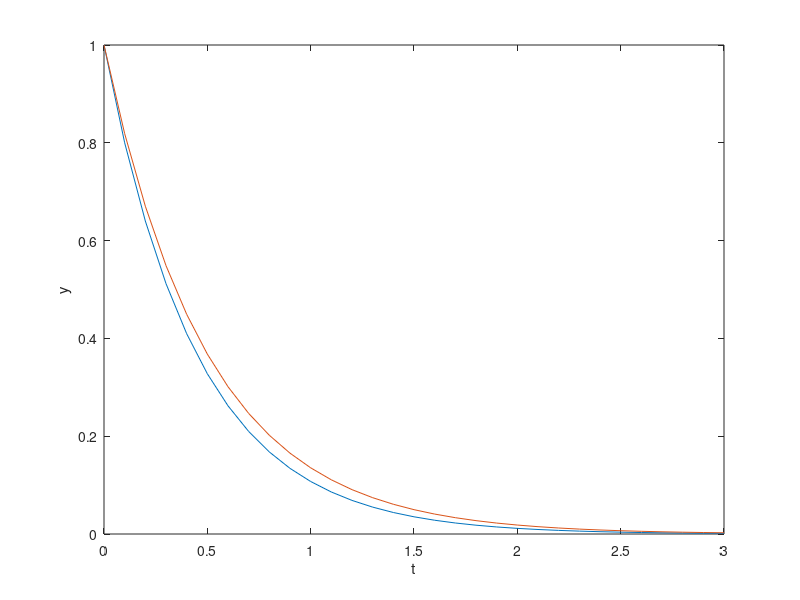

This figure's MATLAB source:
function[X] = fwdEulerExercise

deltaTau = 0.1;
maxT = 3;
X_initial = 1;

t = 0:deltaTau:3; %% create row vector for :
X = zeros(size(t));
numIterations = maxT/deltaTau;

X(1) = X_initial;
%% Use "for" loop to implement the iterations
for index = 1:numIterations
    X(index+1) = X(index) + f(X(index)) * deltaTau;
end

plot(t,X)
xlabel('t')
ylabel('y')

hold on 
plot(t,exp(-2*t))
hold off

function dx_dt=f(x)
  gamma = 2;
  dx_dt = -gamma * x;
